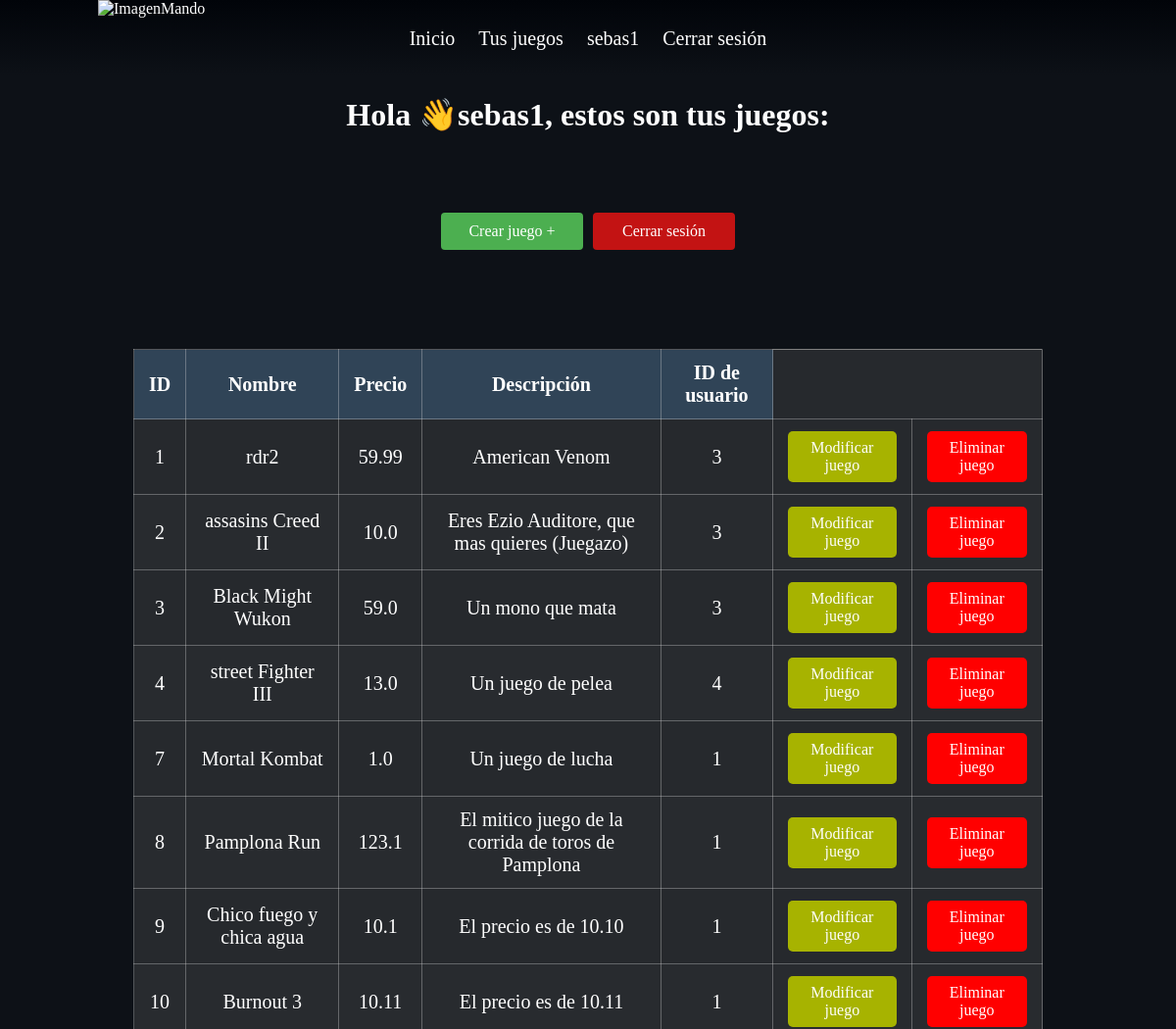
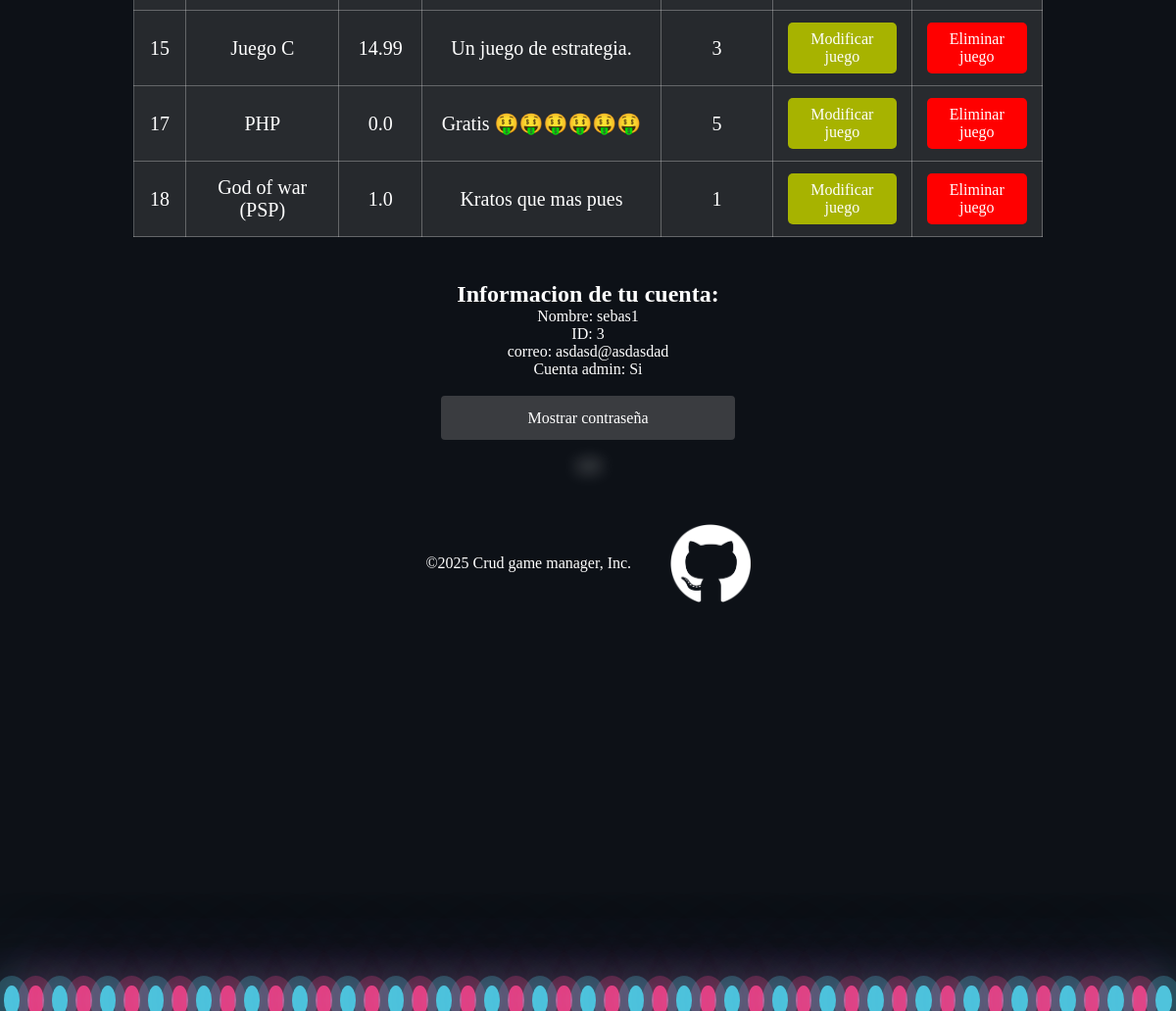
Page /protected (signed in) on the committed database (2 pictures, top to bottom).
### models.py (models this page shows)
class Usuario(db.Model, UserMixin):
    __tablename__ = 'usuarios'
    id = db.Column(db.Integer, primary_key=True)
    nombre = db.Column(db.String, nullable=False)
    correo = db.Column(db.String, unique=True, nullable=False)
    contrasena = db.Column(db.String, nullable=False)
    admin = db.Column(db.Boolean, nullable=False)

class Juego(db.Model):
    __tablename__ = 'juegos'
    id = db.Column(db.Integer, primary_key=True)
    nombre = db.Column(db.String, nullable=False)
    precio = db.Column(db.Float, nullable=False)
    descripcion = db.Column(db.String, nullable=False)
    usuario_id = db.Column(db.Integer, db.ForeignKey(
        'usuarios.id'), nullable=False)

### __main__.py (the view)
@app.route('/protected')
@login_required
def protected():
    usuario = Usuario.query.filter_by(id=current_user.id).first()
    juegos = 0
    esAdmin = usuario.admin
    if esAdmin == 1:
        juegos = Juego.query.all()
    else:
        juegos = Juego.query.filter_by(usuario_id=current_user.id).all()
    return render_template('juegos.html', usuario=usuario, juegos=juegos)

### __main__.py (called while the page is built)
@login_manager.user_loader
def load_user(user_id):
    return User(user_id)

### templates/juegos.html (shortened to what this page needs)
{% extends "templateConBurbujas.html" %}
{% block style %}
<link rel="stylesheet" href="{{ url_for('static', filename='css/juegos.css') }}">
{% endblock %}
{% block content %}
<main>
    <h1>Hola 👋{{usuario.nombre}}, estos son tus juegos:</h1>
    <div class="center">
        <div class="parent">
            <button id="botonCrearJuego">Crear juego +</button>
            <button id="botonCerrarSesion" onclick="window.location.href='/logout'">Cerrar sesión</button>
        </div>
    </div>
    <div id="juegos">
        <table border="1" id="miTabla">
            <thead>
                <tr>
                    <th>ID</th>
                    <th>Nombre</th>
                    <th>Precio</th>
                    <th>Descripción</th>
                    <th>ID de usuario</th>
                    <th colspan="2">&NonBreakingSpace;</th>
                </tr>
            </thead>
            <tbody>
                {% for juego in juegos %}
                <tr>
                    <td>{{ juego.id }}</td>
                    <td>{{ juego.nombre }}</td>
                    <td>{{ juego.precio }}</td>
                    <td>{{ juego.descripcion }}</td>
                    <td>
                        {% if usuario.admin %}
                        {{ juego.usuario_id }}
                        {% endif %}
                    </td>
                    <td>
                        <button class="botonModificar">Modificar juego</button>
                    </td>
                    <td>
                        <button class="botonEliminar">Eliminar juego</button>
                    </td>
                </tr>
                {% endfor %}
            </tbody>
        </table>
    </div>
    <section id="clicATusDatos">
        <div id="tusDatos">
            <h2>Informacion de tu cuenta:</h2>
            <p>Nombre: {{usuario.nombre}}</p>
            <p>ID: <span id="usuarioId">{{usuario.id}}</span></p>
            <p>correo: {{usuario.correo}}</p>
            <p>Cuenta admin:
                {% if usuario.admin %}
                Si
                {% else %}
                No
                {% endif %}</p>
            <br>
            <button id="botonMostrarContra" onclick="mostrarContra()">Mostrar contraseña</button>
            <br> <br>
            <p id="mostrarContra" class="blurred">{{usuario.contrasena}}</p>
        </div>
    </section>
</main>
{% endblock %}

### templates/templateConBurbujas.html (shortened to what this page needs)
<!DOCTYPE html>
<html lang="es">
<head>
    {% block style %}{% endblock %}
</head>
<body>
    <a href="/"><img id="flag" alt="ImagenMando" src="../static/img/mando.png"></a>
    <header>
        <nav>
            <ul>
                <li><a href="/inicio">Inicio</a></li>
                {% if usuario and usuario.nombre %}
                <li><a href="/protected">Tus juegos</a></li>
                <li><a href="/protected#clicATusDatos">{{usuario.nombre}}</a></li>
                <li><a href="/logout">Cerrar sesión</a></li>
                {% else %}
                <li><a href="/login">Iniciar sesión</a></li>
                {% endif %}
            </ul>
        </nav>
    </header>
    <main class="content">
        {% block content %}{% endblock %}
    </main>
    <div class="bubbles">
        <span style="--i:12;"></span><span style="--i:24;"></span><span style="--i:10;"></span>
        <span style="--i:14;"></span><span style="--i:23;"></span><span style="--i:18;"></span>
        <span style="--i:16;"></span><span style="--i:19;"></span><span style="--i:20;"></span>
        <span style="--i:22;"></span><span style="--i:25;"></span><span style="--i:18;"></span>
        <span style="--i:21;"></span><span style="--i:15;"></span><span style="--i:13;"></span>
        <span style="--i:26;"></span><span style="--i:17;"></span><span style="--i:13;"></span>
        <span style="--i:28;"></span><span style="--i:11;"></span><span style="--i:12;"></span>
        <span style="--i:24;"></span><span style="--i:10;"></span><span style="--i:14;"></span>
        <span style="--i:23;"></span><span style="--i:18;"></span><span style="--i:16;"></span>
        <span style="--i:19;"></span><span style="--i:20;"></span><span style="--i:22;"></span>
        <span style="--i:25;"></span><span style="--i:18;"></span><span style="--i:21;"></span>
        <span style="--i:15;"></span><span style="--i:13;"></span><span style="--i:26;"></span>
        <span style="--i:17;"></span><span style="--i:13;"></span><span style="--i:28;"></span>
        <span style="--i:11;"></span><span style="--i:12;"></span> <span style="--i:24;"></span>
        <span style="--i:10;"></span> <span style="--i:14;"></span><span style="--i:23;"></span>
        <span style="--i:18;"></span><span style="--i:16;"></span> <span style="--i:19;"></span>
        <span style="--i:20;"></span>
    </div>
    <footer>
        <p>&copy;2025 Crud game manager, Inc.</p>
        <a href="https://github.com/Sebastian-Manrique" target="blanc">
            <img id="flagFooter" alt="img" src="../static/img/gitHub.png"></a>
    </footer>
</body>
</html>

### static/css/juegos.css (style rules this page uses)
body { margin: 0; padding: 0; transform-origin: top left; transform: scale(1); min-height: 100vh; background-color: #0d1117; }
.bubbles { position: relative; display: flex; bottom: -25vh; }
.bubbles span { position: relative; width: 30px; height: 30px; background: #4fc3dc; margin: 0 4px; border-radius: 50%; box-shadow: 0 0 0 10px #4fc3dc44, 0 0 50px #4fc3dc, 0 0 100px #4fc3dc; animation: animate 15s linear infinite; animation-duration: calc(200s / var(--i)); }
.bubbles span:nth-child(even) { background: #ff2d75; box-shadow: 0 0 0 10px #ff2d7544, 0 0 50px #ff2d75, 0 0 100px #ff2d75; z-index: -1; }
* { margin: 0; padding: 0; box-sizing: border-box; font-family: CustomFont; color: white; }
#flag { position: absolute; left: 100px; top: 0%; height: 100px; }
a:link, a:visited, a:hover, a:active { text-decoration: none; }
header { background: linear-gradient( to top, rgba(255, 255, 255, 0), rgba(1, 4, 9, 1) ); text-align: center; justify-content: center; align-items: center; }
header li { display: inline-block; font-size: 20px; margin: 0 10px; text-align: center; line-height: 78px; }
#flagFooter { height: 10vh; max-height: 100px; }
footer { display: flex; justify-content: center; align-items: center; padding: 20px; flex-wrap: wrap; position: fixed; width: 100%; }
footer p, footer a { margin: 0 20px; padding: 0; }
footer a { display: flex; align-items: center; }
.botonModificar { background-color: #a7b300; color: white; border: none; padding: 8px 16px; cursor: pointer; border-radius: 5px; }
.botonEliminar { background-color: #ff0000; color: white; border: none; padding: 8px 16px; cursor: pointer; border-radius: 5px; }
#botonCrearJuego { width: 75%; padding: 10px; background-color: #4caf50; color: white; border: none; border-radius: 4px; cursor: pointer; }
#botonCerrarSesion { width: 75%; padding: 10px; background-color: #c31313; color: white; border: none; border-radius: 4px; cursor: pointer; }
h1 { text-align: center; margin-top: 20px; }
.center { display: flex; justify-content: center; align-items: center; height: 25vh; }
.parent { width: 25%; display: flex; flex-direction: row; gap: 10px; }
button { padding: 10px 20px; font-size: 16px; }
#tusDatos { padding-top: 25px; text-align: center; }
.blurred { filter: blur(8px); }
#botonMostrarContra { width: 20%; min-width: 25%; padding: 10px; background-color: #3a3c40; color: white; min-height: 45px; border: none; border-radius: 4px; cursor: pointer; }
#juegos { display: flex; justify-content: center; padding: 20px; }
#miTabla { width: 80%; border-collapse: collapse; background-color: transparent; font-size: 20px; }
#miTabla th, #miTabla td { padding: 12px 15px; text-align: center; border: 1px solid #dcdcdc57; }
#miTabla th { background-color: #4f95d63f; }
#miTabla th:last-child { border-top: none; background-color: transparent; }
#miTabla tr:nth-child(even) { background-color: #6666664d; }
#miTabla tr:nth-child(odd) { background-color: #5555555c; }

### rows in the picture
Usuario: nombre "sebas1", id "3", correo "asdasd@asdasdad"
Juego: id "1", nombre "rdr2", precio "59.99", descripcion "American Venom", usuario_id "3"
Juego: id "2", nombre "assasins Creed II", precio "10.0", descripcion "Eres Ezio Auditore, que mas quieres (Juegazo)", usuario_id "3"
Juego: id "3", nombre "Black Might Wukon", precio "59.0", descripcion "Un mono que mata", usuario_id "3"
Juego: id "4", nombre "street Fighter III", precio "13.0", descripcion "Un juego de pelea", usuario_id "4"
Juego: id "7", nombre "Mortal Kombat", precio "1.0", descripcion "Un juego de lucha", usuario_id "1"
Juego: id "8", nombre "Pamplona Run", precio "123.1", descripcion "El mitico juego de la corrida de toros de Pamplona", usuario_id "1"
Juego: id "9", nombre "Chico fuego y chica agua", precio "10.1", descripcion "El precio es de 10.10", usuario_id "1"
Juego: id "10", nombre "Burnout 3", precio "10.11", descripcion "El precio es de 10.11", usuario_id "1"
Juego: id "15", nombre "Juego C", precio "14.99", descripcion "Un juego de estrategia.", usuario_id "3"
Juego: id "17", nombre "PHP", precio "0.0", descripcion "Gratis 🤑🤑🤑🤑🤑🤑", usuario_id "5"
Juego: id "18", nombre "God of war (PSP)", precio "1.0", descripcion "Kratos que mas pues", usuario_id "1"
